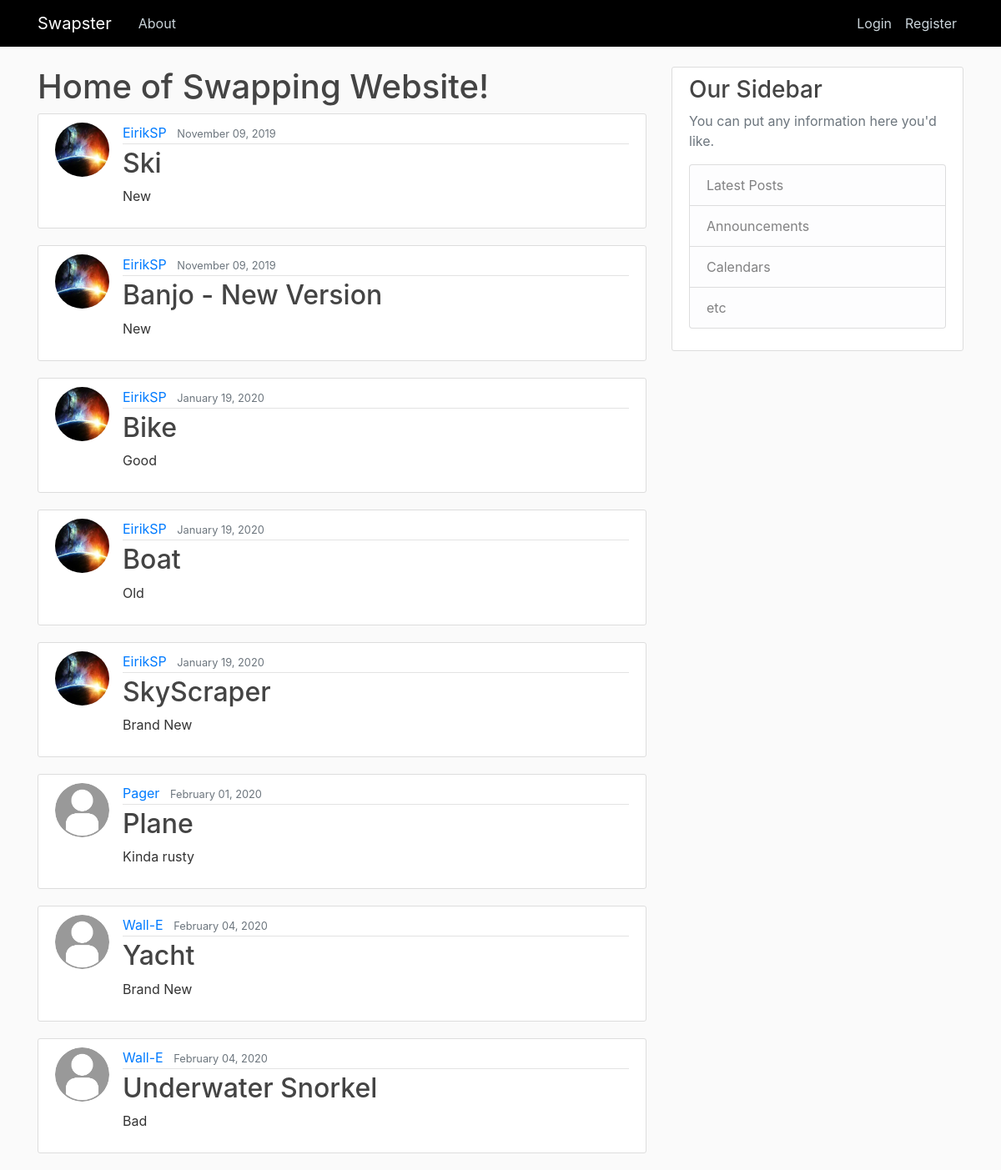
The page / on the database its author committed.
### SwapSite/models.py (models this page shows, shortened)
class Post(models.Model):
    item = models.CharField(max_length=50)
    condition = models.CharField(max_length=100)
    date_posted = models.DateTimeField(default=timezone.now)
    seller = models.ForeignKey(User, on_delete=models.CASCADE)

### users/models.py (models this page shows, shortened)
class Profile(models.Model):
    user = models.OneToOneField(User, on_delete=models.CASCADE)
    image = models.ImageField(default='default.jpg', upload_to='profile_pics')

### SwapSite/views.py (the view)
# urls.py: path('', PostListView.as_view(), name='Home-Page'),
class PostListView(ListView):
    model = Post
    template_name = 'SwapSite/home.html'
    context_object_name = 'posts'
    ordering = ['date_posted']

### SwapSite/templates/SwapSite/home.html
{%extends 'SwapSite/base.html'%}
{% block content %}
    <h1>Home of Swapping Website!</h1>
    {% for post in posts %}
        <article class="media content-section">
            <img class="rounded-circle article-img" src="{{ post.seller.profile.image.url }}" alt="">
            <div class="media-body">
              <div class="article-metadata">
                <a class="mr-2" href="{% url 'profile-detail' post.id %}">{{ post.seller }}</a>
                <small class="text-muted">{{ post.date_posted|date:'F d, Y' }}</small>
              </div>
              <h2><a class="article-title" href="{% url 'post-detail' post.id  %}" >{{ post.item }}</a></h2>
              <p class="article-content">{{ post.condition }}</p>
            </div>
        </article>
    {% endfor %}
{%endblock content%}

### SwapSite/static/SwapSite/main.css (style rules this page uses)
body { background: #fafafa; color: #333333; margin-top: 5rem; }
h1, h2, h3, h4, h5, h6 { color: #444444; }
.content-section { background: #ffffff; padding: 10px 20px; border: 1px solid #dddddd; border-radius: 3px; margin-bottom: 20px; }
.article-title { color: #444444; }
.article-content { white-space: pre-line; }
.article-img { height: 65px; width: 65px; margin-right: 16px; }
.article-metadata { padding-bottom: 1px; margin-bottom: 4px; border-bottom: 1px solid #e3e3e3 }

### rows shown on the page
Post: seller.profile.image (picture), seller "EirikSP", date_posted "November 09, 2019", item "Ski", condition "New"
Post: seller.profile.image (picture), seller "EirikSP", date_posted "November 09, 2019", item "Banjo - New Version", condition "New"
Post: seller.profile.image (picture), seller "EirikSP", date_posted "January 19, 2020", item "Bike", condition "Good"
Post: seller.profile.image (picture), seller "EirikSP", date_posted "January 19, 2020", item "Boat", condition "Old"
Post: seller.profile.image (picture), seller "EirikSP", date_posted "January 19, 2020", item "SkyScraper", condition "Brand New"
Post: seller.profile.image (placeholder picture), seller "Pager", date_posted "February 01, 2020", item "Plane", condition "Kinda rusty"
Post: seller.profile.image (placeholder picture), seller "Wall-E", date_posted "February 04, 2020", item "Yacht", condition "Brand New"
Post: seller.profile.image (placeholder picture), seller "Wall-E", date_posted "February 04, 2020", item "Underwater Snorkel", condition "Bad"
